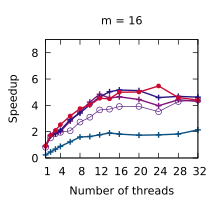

The script that saved this image:
set title "m = 16"
set terminal pdf size 2.2,2.0
set output "./results/LUD_n___512,_m___16.pdf"
set key off
set xrange [1:32]
set xtics (1, 4, 8, 12, 16, 20, 24, 28, 32)
set xlabel "Number of threads"
set yrange [0:9]
set ytics (0, 2, 4, 6, 8)
set ylabel "Speedup"
plot './results/LUD_n___512,_m___16.dat' using 1:2 title "Work stealing" pointsize 0.7 lw 1 pt 6 linecolor rgb "#5B2182" with linespoints, \
  './results/LUD_n___512,_m___16.dat' using 1:3 title "Multi-atomics 64 1 4" pointsize 0.7 lw 2 pt 1 linecolor rgb "#801478" with linespoints, \
  './results/LUD_n___512,_m___16.dat' using 1:4 title "Multi-atomics 2 64 1 4" pointsize 0.7 lw 2 pt 1 linecolor rgb "#0A5080" with linespoints, \
  './results/LUD_n___512,_m___16.dat' using 1:5 title "Multi-atomics 3 64 1 4" pointsize 0.7 lw 2 pt 1 linecolor rgb "#281480" with linespoints, \
  './results/LUD_n___512,_m___16.dat' using 1:6 title "WorkAssisting 4" pointsize 0.4 lw 2 pt 7 linecolor rgb "#C80A35" with linespoints
